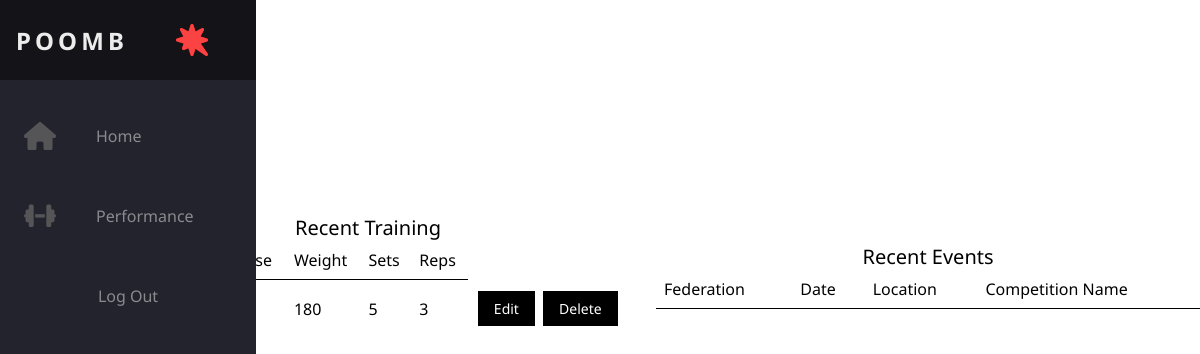
Page / (signed in) on the earlier database version.
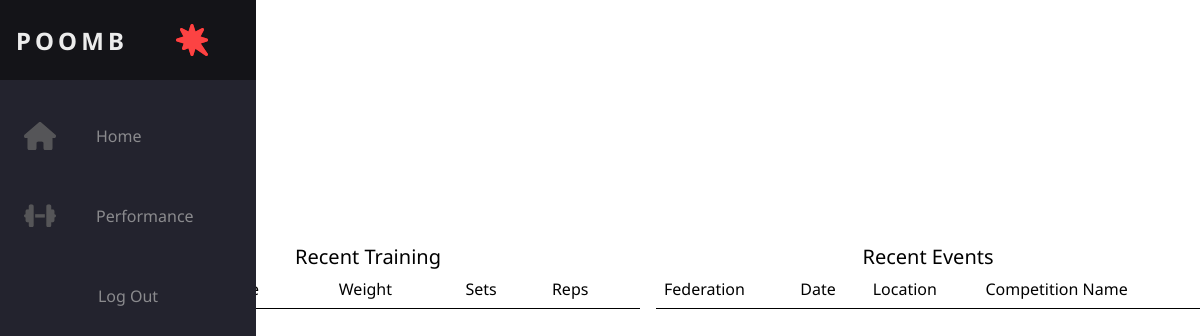
Same page on the later database version.
### tables this page shows
CREATE TABLE log(
tid INTEGER PRIMARY KEY AUTOINCREMENT,
tday INTEGER  NOT NULL,
exercise TEXT NOT NULL,
weight INTEGER NOT NULL,
sets INTEGER NOT NULL,
reps INTEGER NOT NULL,
FOREIGN KEY (exercise) REFERENCES user (id)
);

### poomb/log.py (the view)
@bp.route('/')
@login_required
def index():
    db = get_db()
    max_tday = db.execute('SELECT MAX(tday) FROM log').fetchone()[0]
    exercises = db.execute(
        'SELECT * FROM log WHERE tday = ?',
        (max_tday,)
    ).fetchall()
    return render_template('log/index.html', exercises=exercises, tday=max_tday)

### poomb/auth.py (called while the page is built)
@bp.before_app_request
def load_logged_in_user():
    user_id = session.get('user_id')
    if user_id is None:
        g.user = None
    else:
        g.user = get_db().execute(
            'SELECT * FROM user WHERE id = ?', (user_id,)
        ).fetchone()

def login_required(view):
    @functools.wraps(view)
    def wrapped_view(**kwargs):
        if g.user is None:
            return redirect(url_for('auth.login'))
        return view(**kwargs)
    return wrapped_view

### poomb/db.py (called while the page is built)
def get_db():
    if 'db' not in g:
        g.db = sqlite3.connect(
            current_app.config['DATABASE'],
            detect_types=sqlite3.PARSE_DECLTYPES
        )
        g.db.row_factory = sqlite3.Row
    return g.db

### poomb/templates/log/index.html (shortened to what this page needs)
{% extends 'base.html' %}
{% block header %}
  <h1>Training Log</h1>
  <a href="{{ url_for('log.add') }}" class='btn btn-primary'>Add</a>
{% endblock %}
{% block content %}
<div class="grid">
    <table>
      <caption>Recent Training</caption>
      <thead>
        <tr>
          <th scope="col">Date</th>
          <th scope="col">Exercise</th>
          <th scope="col">Weight</th>
          <th scope="col">Sets</th>
          <th scope="col">Reps</th>
        </tr>
      </thead>
      <tbody>
        {% for row in exercises %}
          <tr>
            <td>{{ row.tday }}</td>
            <td>{{ row.exercise }}</td>
            <td>{{ row.weight }}</td>
            <td>{{ row.sets }}</td>
            <td>{{ row.reps }}</td>
            <td>
              <a href="{{ url_for('log.update', tid=row.tid) }}" class='btn btn-primary'>Edit</a>
              <a href="{{ url_for('log.delete', tid=row.tid) }}" class='btn btn-primary' onclick='return confirm("Are you sure")'>Delete</a>
            </td>
          </tr>
        {% endfor %}
      </tbody>
    </table>
    <table>
      <caption>Recent Events</caption>
      <thead>
        <tr>
          <th scope="col">Federation</th>
          <th scope="col">Date</th>
          <th scope="col">Location</th>
          <th scope="col">Competition Name</th>
        </tr>
      </thead>
    </table>
</div>
{% endblock %}

### poomb/templates/base.html (shortened to what this page needs)
<!DOCTYPE html>
<html lang="en">
  <head>
    <link rel="stylesheet" href="{{ url_for('static', filename='css/style.css') }}">
  </head>
  <body>
    <nav class="navbar">
      <ul class="navbar-nav">
        <li class="logo">
          <a href="#" class="nav-link">
            <span class="link-text logo-text">Poomb</span>
          </a>
        </li>
        <li class="nav-item">
          <a href="/" class="nav-link">
            <span class="link-text">Home</span>
          </a>
        </li>
        <li class="nav-item">
          <a href="{{ url_for('log.performance') }}" class="nav-link">
            <span class="link-text">Performance</span>
          </a>
        </li>
        <li>
          {% if g.user %}
            <div class="ms-auto">
              <ul class="navbar-nav">
                <li class="nav-item"><a class="nav-link" href="{{ url_for('auth.logout') }}">Log Out</a></li>
              </ul>
            </div>
          {% endif %}
          </li>
        </ul>
      </nav>
    <section class="content">
      <header>
        {% block header %}{% endblock %}
      </header>
      {% block content %}{% endblock %}
    </section>
  </body>
</html>

### poomb/static/css/style.css (style rules this page uses)
:root { font-size: 16px; font-family: 'Noto Sans'; --text-primary: #b6b6b6; --text-secondary: #ececec; --bg-primary: #23232e; --bg-secondary: #141418; --transition-speed: 600ms; }
body { color: black; background-color: white; margin: 0; padding: 0; }
.navbar { position: fixed; background-color: var(--bg-primary); transition: width 600ms ease; overflow: scroll; }
.navbar-nav { list-style: none; padding: 0; margin: 0; display: flex; flex-direction: column; align-items: center; height: 100%; }
.nav-item { width: 100%; }
.nav-item:last-child { margin-top: auto; }
.nav-link { display: flex; align-items: center; height: 5rem; color: var(--text-primary); text-decoration: none; filter: grayscale(100%) opacity(0.7); transition: var(--transition-speed); }
.link-text { display: none; margin-left: 1rem; }
.nav-link svg { width: 2rem; min-width: 2rem; margin: 0 1.5rem; }
.logo { font-weight: bold; text-transform: uppercase; margin-bottom: 1rem; text-align: center; color: var(--text-secondary); background: var(--bg-secondary); font-size: 1.5rem; letter-spacing: 0.3ch; width: 100%; }
.logo svg { transform: rotate(0deg); transition: var(--transition-speed); }
.logo-text { display: inline; position: absolute; left: -999px; transition: var(--transition-speed); }
@media only screen and (min-width: 600px) { .navbar { top: 0; width: 5rem; height: 100vh; } }
.content { margin-left: 6rem; }
table { border-collapse: collapse; width: 100%; margin-top: 80px; }
th, td { border: none; padding: 8px; text-align: left; font-size: 16px; white-space: nowrap; }
th { background-color: transparent; font-weight: normal; text-align: left; border-bottom: 1px solid black; }
.btn { background-color: #4CAF50; border: none; color: white; padding: 8px 16px; text-align: center; text-decoration: none; display: inline-block; font-size: 14px; margin: 4px 2px; cursor: pointer; }
.btn-primary { background-color: black; }
.grid { display: grid; gap: 1rem; grid-template-columns: repeat(auto-fit, minmax(240px, 1fr)); grid-auto-rows: 240px; place-items: center; }
caption { text-align: center; font-size: 20px; }

Differences in the rows shown:
removed log: weight "180", sets "5", reps "3"
